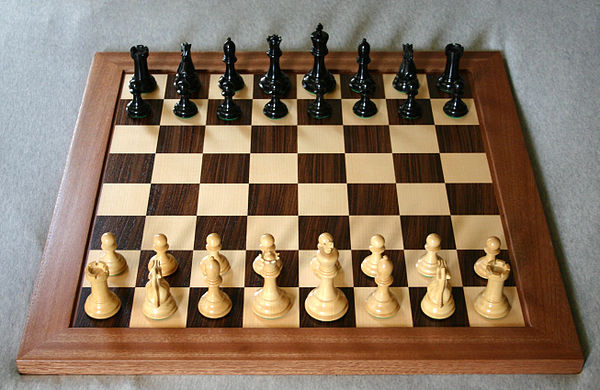
#> input picture imgs/real_chessboard.jpg, 600 x 390 px
$ jupyter execute 'Corner Detection- Shi Tomasi.ipynb'
#> lines starting #> are read from the running program, lines starting #| are printed output that depends on the picture; after the words box and inside, x2 and y2 are one past the last pixel; in counts of white or black regions, pixels touching at a corner belong together
# Corner Detection- Shi Tomasi

[cell 1]
import cv2
import numpy as np
import matplotlib.pyplot as plt

[cell 2]
real_chess = cv2.imread("../imgs/real_chessboard.jpg")
#> real_chess is the input picture: shape (390, 600, 3); mean B, G, R 98.1, 117.7, 137.5
real_chess = cv2.cvtColor(real_chess, cv2.COLOR_BGR2RGB)

flat_chess = cv2.imread("../imgs/flat_chessboard.png")
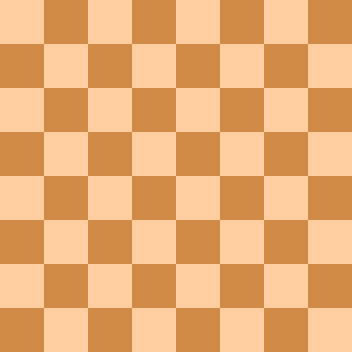
#> input picture imgs/flat_chessboard.png, 352 x 352 px
#> flat_chess is the input picture: shape (352, 352, 3); mean B, G, R 114.5, 172.5, 232
flat_chess = cv2.cvtColor(flat_chess, cv2.COLOR_BGR2RGB)

gray_flat_chess = cv2.cvtColor(flat_chess, cv2.COLOR_BGR2GRAY)
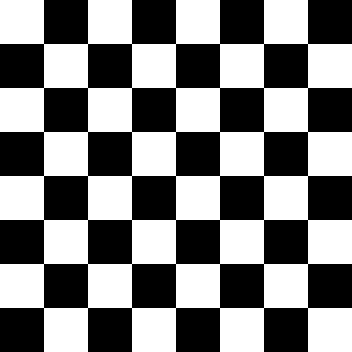
#> gray_flat_chess: shape (352, 352); values 127 (black) and 197 (white), 50% white; 1 white region, box (x1, y1, x2, y2) and area: (0, 0, 352, 352) 61952
gray_real_chess = cv2.cvtColor(real_chess, cv2.COLOR_BGR2GRAY)
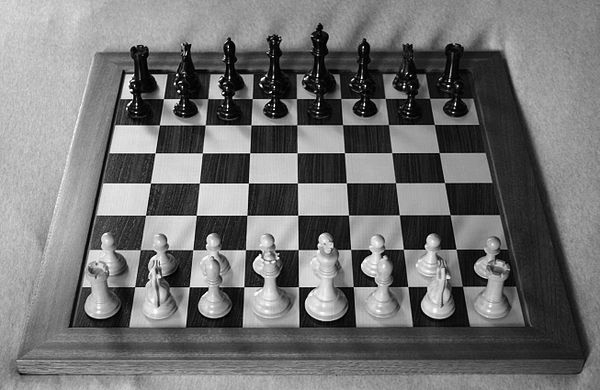
#> gray_real_chess: shape (390, 600); min 0, max 255, mean 114.1

[cell 3]
corners = cv2.goodFeaturesToTrack(gray_flat_chess,64,0.01,10)
#> corners = 49 rows, first 8: [308, 308], [264, 308], [220, 308], [176, 308], [132, 308], [88, 308], [44, 308], [308, 264]

[cell 4]
corners = np.int0(corners)

[cell 5]
for i in corners:
    x,y = i.ravel()
    cv2.circle(flat_chess,(x,y),3,(255,0,0),-1)
#> this loop made 49 passes
#> (x, y) on passes 1 to 12: (308, 308), (264, 308), (220, 308), (176, 308), (132, 308), (88, 308), (44, 308), (308, 264), (264, 264), (220, 264), (176, 264), (132, 264)
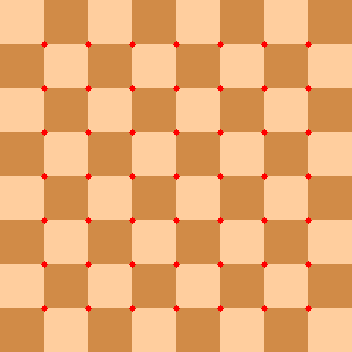
#> flat_chess: shape (352, 352, 3); mean R, G, B 232.3, 170.5, 113.2

[cell 6]
plt.imshow(flat_chess)

[cell 7]
corners = cv2.goodFeaturesToTrack(gray_real_chess,64,0.01,10)
#> corners = 64 rows, first 8: [178, 91], [132, 90], [448, 86], [177, 75], [183, 105], [403, 87], [274, 109], [248, 183]

[cell 8]
corners = np.int0(corners)

[cell 9]
for i in corners:
    x,y = i.ravel()
    cv2.circle(real_chess,(x,y),3,(255,0,0),-1)
#> this loop made 64 passes
#> (x, y) on passes 1 to 12: (178, 91), (132, 90), (448, 86), (177, 75), (183, 105), (403, 87), (274, 109), (248, 183), (278, 258), (223, 92), (154, 154), (261, 80)
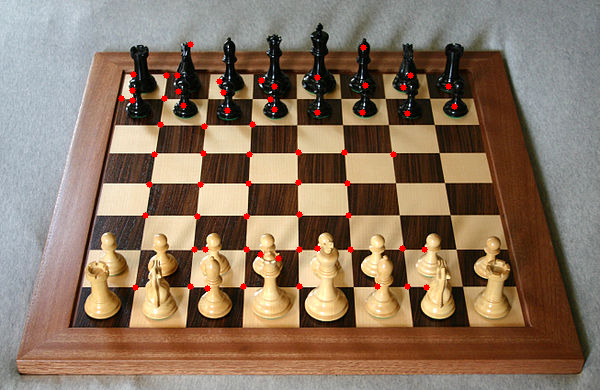
#> real_chess: shape (390, 600, 3); mean R, G, B 138.6, 116.9, 97.5
